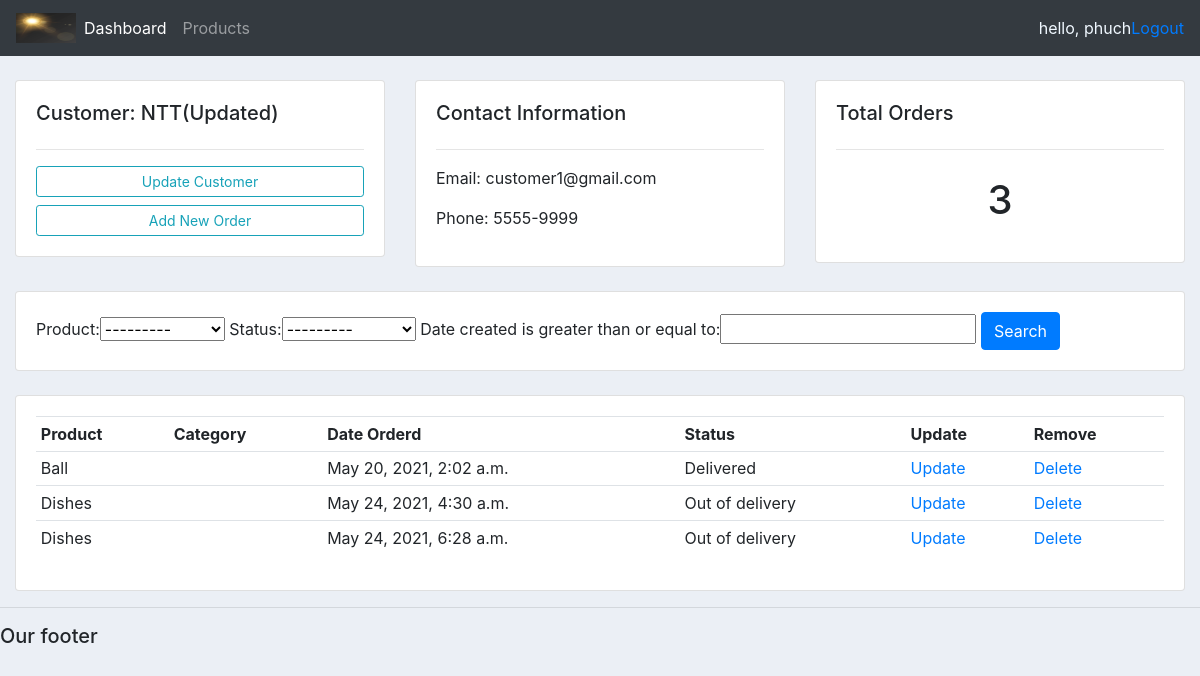
Screenshot of /customer/4/ (signed in) with the database file from the repository.
### accounts/models.py (models this page shows, shortened)
class Customer(models.Model):
    user = models.OneToOneField(User, null=True, blank=True, on_delete=models.CASCADE)
    name = models.CharField(max_length=200, null=True)
    phone = models.CharField(max_length=200, null=True)
    email = models.CharField(max_length=200, null=True)
    profile_pic = models.ImageField(default="nobody.jpg", null=True, blank=True,)
    date_created = models.DateTimeField(auto_now_add=True, null=True)

class Order(models.Model):
    STATUS = (
        ('Pending', 'Pending'),
        ('Out of delivery', 'Out of delivery'),
        ('Delivered', 'Delivered'),
    )
    customer = models.ForeignKey(Customer, null=True, on_delete=models.SET_NULL)
    product = models.ForeignKey(Product, null=True, on_delete=models.SET_NULL)
    date_created = models.DateTimeField(auto_now_add=True, null=True)
    status = models.CharField(max_length=200, null=True, choices=STATUS)

class Product(models.Model):
    CATEGORY = (
        ('Indoor', 'Indoor'),
        ('Out door', 'Out door'),
    )
    name = models.CharField(max_length=200, null=True)
    price = models.FloatField(null=True)
    category = models.CharField(max_length=200, null=True, choices=CATEGORY)
    description = models.CharField(max_length=200, null=True, blank=True)
    date_created = models.DateTimeField(auto_now_add=True, null=True)
    tags = models.ManyToManyField(Tag)
    def __str__(self):
        return self.name

### accounts/decorators.py (the view)
        def wrapper_func(request, *args, **kwargs):
            try:
                group = None
                if request.user.groups.exists():
                    group = request.user.groups.all()[0].name
                if group in allowed_roles:
                    return view_func(request, *args, **kwargs)
                else:
                    return render(request,'accounts/403.html')
            except:
                return render(request,'accounts/no_user.html')

### accounts/views.py (called while the page is built)
@login_required(login_url='login')
@allowed_users(allowed_roles=['admin'])
def customer(request, pk):
    customer = Customer.objects.get(id=pk)
    orders = customer.order_set.all()
    order_count = orders.count()
    my_filter = OrderFilter(request.GET, queryset=orders)
    orders = my_filter.qs
    context = {
        'customer':customer,
        'orders':orders,
        'order_count':order_count,
        'my_filter':my_filter,
    }
    return render(request, 'accounts/customer.html', context)

### accounts/templates/accounts/customer.html
{%  extends 'accounts/main.html' %}
{% block content %}
	<br>
<div class="row">
	<div class="col-md">
		<div class="card card-body">
			<h5>Customer: {{customer.name}}</h5>
			<hr>
			<a class="btn btn-outline-info  btn-sm btn-block" href="">Update Customer</a>
			<a class="btn btn-outline-info  btn-sm btn-block" href="{% url 'create_order' customer.id %}">Add New Order</a>
		</div>
	</div>
	<div class="col-md">
		<div class="card card-body">
			<h5>Contact Information</h5>
			<hr>
			<p>Email: {{customer.email}}</p>
			<p>Phone: {{customer.phone}}</p>
		</div>
	</div>
	<div class="col-md">
		<div class="card card-body">
			<h5>Total Orders</h5>
			<hr>
			<h1 style="text-align: center;padding: 10px">{{order_count}}</h1>
		</div>
	</div>
</div>
<br>
<div class="row">
	<div class="col">
		<div class="card card-body">
			<form method="get">
				{{my_filter.form}}
		    <button class="btn btn-primary" type="submit">Search</button>
		  </form>
		</div>
	</div>
</div>
<br>
<div class="row">
	<div class="col-md">
		<div class="card card-body">
			<table class="table table-sm">
				<tr>
					<th>Product</th>
					<th>Category</th>
					<th>Date Orderd</th>
					<th>Status</th>
					<th>Update</th>
					<th>Remove</th>
				</tr>
				{% for order in orders %}
				<tr>
					<td>{{order.product}}</td>
					<td>{{order.category}}</td>
					<td>{{order.date_created}}</td>
					<td>{{order.status}}</td>
					<td><a href="{% url 'update_order' order.id %}">Update</a></td>
					<td><a href="{% url 'delete_order' order.id %}">Delete</a></td>
				</tr>
				{% endfor %}
			</table>
		</div>
	</div>
</div>
{% endblock %}

### accounts/templates/accounts/navbar.html (shortened to what this page needs)
{% load static %}
<nav class="navbar navbar-expand-lg navbar-dark bg-dark">
    <img src="{% static 'images/logo.png' %}" alt="" style="height: 30px; width: 60px;">
    <div class="collapse navbar-collapse" id="navbarNav">
      <ul class="navbar-nav">
        {% if request.user.is_staff %}
          <li class="nav-item active">
            <a class="nav-link" href="{% url 'home' %}">Dashboard</a>
          </li>
          <li class="nav-item">
            <a class="nav-link" href="{% url 'products' %}">Products</a>
          </li>
        {% else %}
          <li class="nav-item">
            <a class="nav-link" href="{% url 'account' %}">Settings</a>
          </li>
        {% endif %}
      </ul>
    </div>
    <span style="color: aliceblue;">hello, {{request.user}}</span>
    <span><a href="{% url 'logout' %}">Logout</a></span>
  </nav>

### static/css/main.css (style rules this page uses)
body { background-color: #ebeff5; }

### rows the page displays
Customer: name "NTT(Updated)", email "customer1@gmail.com", phone "5555-9999"
Order: product "Ball", date_created "May 20, 2021, 2:02 a.m.", status "Delivered"
Order: product "Dishes", date_created "May 24, 2021, 4:30 a.m.", status "Out of delivery"
Order: product "Dishes", date_created "May 24, 2021, 6:28 a.m.", status "Out of delivery"

### other values shown
{{ request.user }} "phuch"
{{ order_count }} "3"
